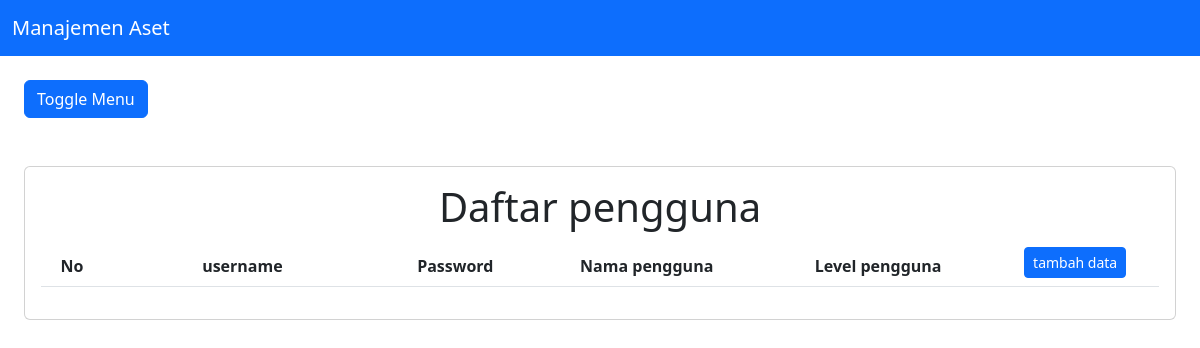
The page /pengguna/index.php on the database as committed earlier.
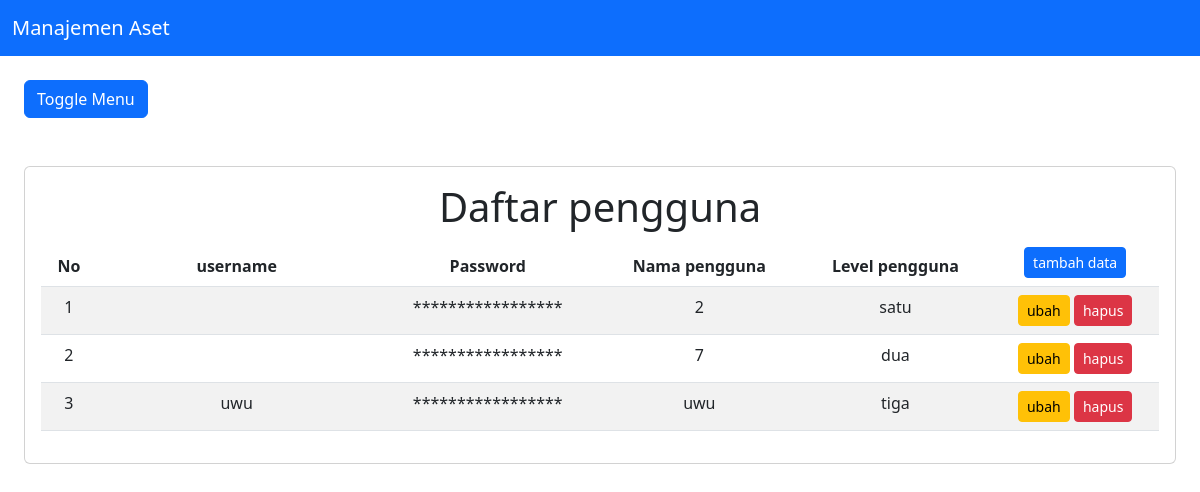
The same page on the database as committed later.
### tables this page shows
CREATE TABLE `pengguna`  (
  `id_pengguna` int NOT NULL AUTO_INCREMENT,
  `username_pengguna` varchar(50) NOT NULL,
  `password_pengguna` varchar(255) NOT NULL,
  `nama_pengguna` varchar(255) NOT NULL,
  `level_pengguna` varchar(10) NOT NULL,
  PRIMARY KEY (`id_pengguna`) USING BTREE,
  INDEX `nama_user`(`nama_pengguna`) USING BTREE
);

### koneksi.php (called while the page is built)
<?php
$db = mysqli_connect("localhost", "root", "", "pendataan");
function query($query)
{
    global $db;
    $result = mysqli_query($db, $query);
    $rows = [];
    while ($row = mysqli_fetch_assoc($result)) {
        $rows[] = $row;
    }
    return $rows;
}

### pengguna/index.php (the view, shortened to what this page needs)
<?php
require '../header.php';
$pengguna = query("SELECT * FROM pengguna ORDER BY id_pengguna Asc");
?>
<body>
  <div class="p-4" id="main-content">
    <button class="btn btn-primary" id="button-toggle">
      Toggle Menu
    </button>
    <div class="card mt-5">
      <div class="card-body">
        <h1 style="text-align:center">Daftar pengguna </h1>
        <table class="table table-striped" id="datatable">
          <thead>
            <tr style="text-align:center">
              <th style="text-align:center" style="width: 15%">No</th>
              <th width="25%" style="text-align:center">username</th>
              <th style="text-align:center">Password</th>
              <th style="text-align:center">Nama pengguna</th>
              <th style="text-align:center">Level pengguna</th>
              <th width="15%" style="text-align:center">
                <a class="btn btn-sm btn-primary" href="tambah.php" role="button">tambah data</a>
              </th>
            </tr>
          <tbody>
            <?php $no = 1; ?>
            <?php foreach ($pengguna as $row) : ?>
              <tr>
                <td width="5%" style="text-align: center;" scope="row"><?= $no; ?></td>
                <td style="text-align: center;"><?= $row["username_pengguna"]; ?></td>
                <td style="text-align: center;">*****************</td>
                <td style="text-align: center;"><?= $row["nama_pengguna"]; ?></td>
                <td style="text-align: center;"><?= $row["level_pengguna"]; ?></td>
                <td style="text-align: center">
                  <a class="btn btn-sm btn-warning" href="ubah.php?id_pengguna=<?= $row["id_pengguna"]; ?>" role="button">ubah</a>
                  <a class="btn btn-sm btn-danger" href="hapus.php?id_pengguna=<?= $row["id_pengguna"]; ?>" onclick="return confirm('yakin?');" role="button">hapus</a>
                </td>
              </tr>
            <?php $no++;
            endforeach; ?>
          </tbody>
          </thead>
        </table>
      </div>
    </div>
  </div>
</body>
<?php require '../footer.php'; ?>

### header.php (shortened to what this page needs)
<!DOCTYPE html>
<html>
<head>
  <link rel="stylesheet" type="text/css" href="../assets/css/bootstrap.min.css">
  <link rel="stylesheet" type="text/css" href="../assets/css/dataTables.bootstrap5.min.css">
</head>
<body>
  <header>
    <div>
      <nav class="navbar navbar-dark bg-primary">
        <div class="container-fluid">
          <a class="navbar-brand" href="../index.php">Manajemen Aset</a>
        </div>
      </nav>
    </div>
  </header>

### footer.php (shortened to what this page needs)
</body>
</html>

### side.php (style rules this page uses)
a { text-decoration: none; }
#main-content { transition: 0.4s; }

Rows that differ between the two databases and show on the page:
added pengguna: nama_pengguna "2", level_pengguna "satu"
added pengguna: nama_pengguna "7", level_pengguna "dua"
added pengguna: username_pengguna "uwu", nama_pengguna "uwu", level_pengguna "tiga"
